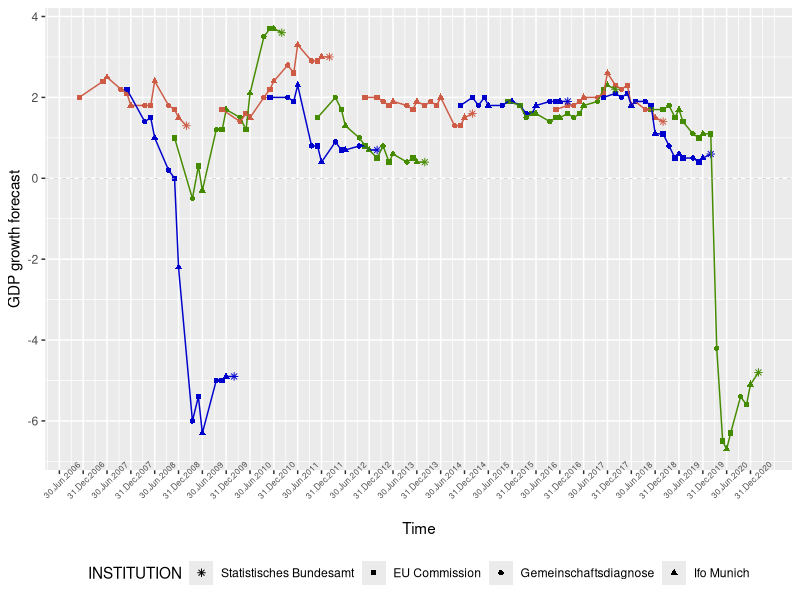

Reproduce this figure in R.


library(readxl)
library(ggplot2)
library(scales)
library(magrittr) #for pipes 
library(dplyr)

#load data and eliminate naive prediction rows 
prediction_data_transformed <- as.data.frame(read_excel("prediction_data_transformed.xlsx"))
prediction_data_transformed <- prediction_data_transformed %>% 
  filter(!grepl('Unconditional prediction', INSTITUTION))


#udpate lags to reference point 31.12.2020 
for (i in 1:nrow(prediction_data_transformed)){
  prediction_data_transformed$LAG_in_months[i] <- prediction_data_transformed$LAG_in_months[i] -
    (2020 - as.numeric(unlist(strsplit(prediction_data_transformed$PREDICTED_YEAR[i], split='_', fixed=TRUE))[2]))*12 
}

#delete all years prior to 2008, Gemeinschaftsdiagnose startet forecasting in 2008 
prediction_data_transformed <- prediction_data_transformed %>% 
  filter(grepl(("Summe_2008|Summe_2009|Summe_2010|Summe_2011|Summe_2012|Summe_2013|Summe_2014|
                Summe_2015|Summe_2016|Summe_2017|Summe_2018|Summe_2019|Summe_2020"), 
               PREDICTED_YEAR))

#define breaks and tags for x-axis 
breaksplot <- c(-6 * (seq(1:30)-1))
labelsplot <- rev(c(
   "30.Jun.2006", "31.Dec.2006",
  "30.Jun.2007", "31.Dec.2007", "30.Jun.2008", "31.Dec.2008",
  "30.Jun.2009", "31.Dec.2009", "30.Jun.2010", "31.Dec.2010",
  "30.Jun.2011", "31.Dec.2011", "30.Jun.2012", "31.Dec.2012",
  "30.Jun.2013", "31.Dec.2013", "30.Jun.2014", "31.Dec.2014",
  "30.Jun.2015", "31.Dec.2015", "30.Jun.2016", "31.Dec.2016",
  "30.Jun.2017", "31.Dec.2017", "30.Jun.2018", "31.Dec.2018",
  "30.Jun.2019", "31.Dec.2019", "30.Jun.2020", "31.Dec.2020"))

#define colors for forecasts 

col <- c("coral3","blue3", "chartreuse4")
col <- rep(col, times = 10)


#create plot 
plot <- ggplot(prediction_data_transformed, aes(x = LAG_in_months, y = PREDICTION, shape = INSTITUTION, color = PREDICTED_YEAR)) +
  geom_point(size = 1.5) +
  labs(x = "Time", y = "GDP growth forecast") + 
  #labs(title = "GDP forecasts for Germany over time") +
  scale_x_continuous(breaks = breaksplot, labels = labelsplot) +
  theme(axis.text.x = element_text(size=06, angle=45)) +
  scale_y_continuous(breaks = scales::pretty_breaks(n = 8)) + 
  scale_shape_manual(breaks = c("Statistisches Bundesamt", "EU Commission", "Gemeinschaftsdiagnose", "Ifo Munich"),
                     values = c(8, 15, 16, 17)) +
  scale_color_manual(values = col) +
  geom_line(data = prediction_data_transformed, aes(x = LAG_in_months, y = PREDICTION, color = PREDICTED_YEAR), inherit.aes = FALSE) +
  guides(color = "none", size = "none") + #remove color and size from legend 
  theme(legend.position = "bottom") +
  geom_hline(yintercept=0, linetype = "dashed", color = "grey", size = 0.2)

plot